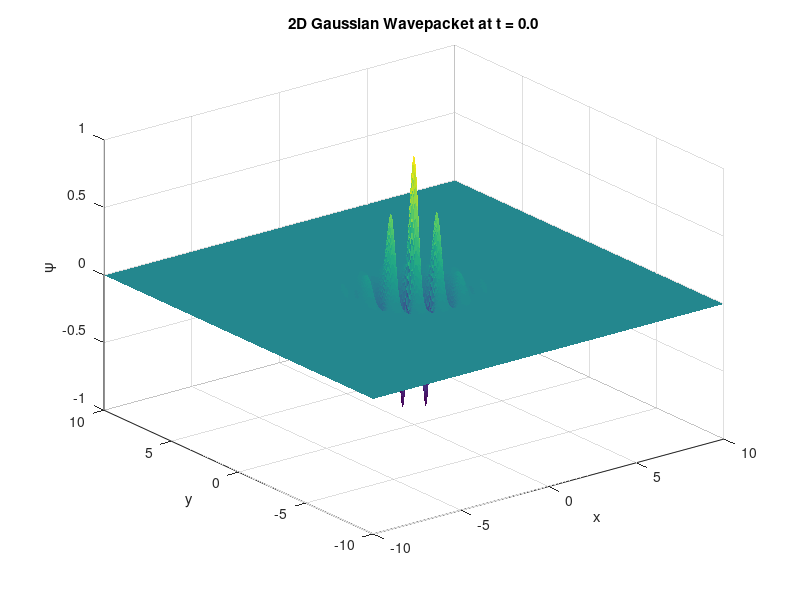

MATLAB code for this plot: (Note: this script raises an error after producing the figure.)
% 2D Gaussian wavepacket animation

clear; 
clc; 
close all;
x = linspace(-10, 10, 200);
y = linspace(-10, 10, 200);
[X, Y] = meshgrid(x, y);

kx = 5; ky = 3;    
sigma = 1;% Width
tMax = 20; dt = 0.2;
frames = [];
outputFolder = 'output';
gifName = 'wavepacket_2d.gif';
gifOn = true;
if gifOn && ~exist(outputFolder, 'dir')
    mkdir(outputFolder);
end
figure('Color','w');
for t = 0:dt:tMax
    X0 = kx * t / 2;
    Y0 = ky * t / 2;
    envelope = exp(-((X - X0).^2 + (Y - Y0).^2) / (2 * sigma^2));
    phase = cos(kx * X - ky * Y - (kx^2 + ky^2) * t / 2);
    psi = envelope .* phase;
    surf(X, Y, psi, 'EdgeColor', 'none');
    axis([-10 10 -10 10 -1 1]);
    xlabel('x'); ylabel('y'); zlabel('\psi');
    title(sprintf('2D Gaussian Wavepacket at t = %.1f', t));
    view(3); drawnow;

    if gifOn
        frame = getframe(gcf);
        img = frame2im(frame);
        [imind, cm] = rgb2ind(img, 256);
        if t == 0
            imwrite(imind, cm, fullfile(outputFolder, gifName), 'gif', 'Loopcount', inf, 'DelayTime', dt);
        else
            imwrite(imind, cm, fullfile(outputFolder, gifName), 'gif', 'WriteMode', 'append', 'DelayTime', dt);
        end
    end
end
